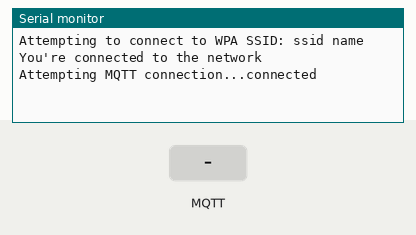
Bench run of a sketch on a simulated Arduino Mega 2560, built with avr-gcc and run on an emulated ATmega2560. Parts: the last lines printed to the serial monitor. The inputs (shaded band) are chosen by the test bench. WiFi joins after 1.5 s; servers stay silent unless stated; no MQTT or app messages arrive unless stated.

Above: at 2.7 s.
2.8 s: MQTT message "A" arrives on the first subscribed topic
At 3.8 s:
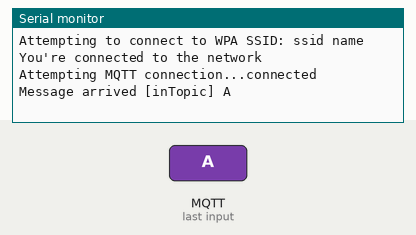
4.3 s: MQTT message "B" arrives on the first subscribed topic
At 4.9 s:
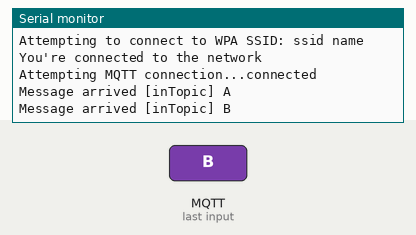
5.8 s: MQTT message "C" arrives on the first subscribed topic
At 7.0 s:
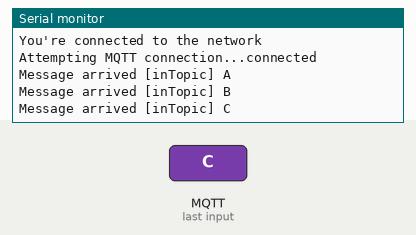
7.3 s: MQTT message "1" arrives on the first subscribed topic
At 8.4 s:
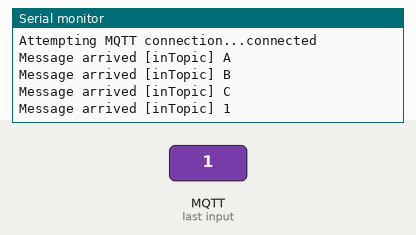
8.8 s: MQTT message "on" arrives on the first subscribed topic
At 9.5 s:
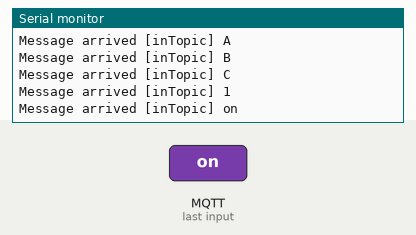
10.3 s: MQTT message "off" arrives on the first subscribed topic
At 10.7 s:
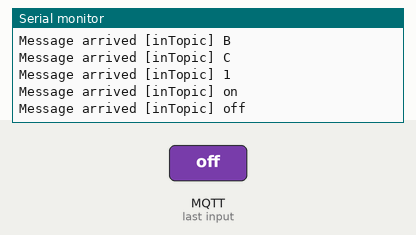

The sketch:

arduino_MQTT_WIFI_Client.ino
```cpp
#include "WiFiEsp.h"
#include "WiFiEspClient.h"
#include "SoftwareSerial.h"
#include "PubSubClient.h"

// Emulate Serial interface on pins 6/7 if not present
SoftwareSerial Serial1(6, 7); // RX, TX

// Wifi SSID config
char ssid[] = "ssid name";            // your network SSID (name)
char pass[] = "password";        // your network password
int status = WL_IDLE_STATUS;     // the Wifi radio's status

//MQTT broker IP (my machine's IP)
IPAddress server(192,168,0,100); // ESP8266 192.168.0.103

//Initialize the client object
WiFiEspClient espClient;
PubSubClient client(espClient);

//sample logic
int temp = 23;
char scale = 'A';
char tempS[10];

void setup()
{
  // initialize serial for debugging
  Serial.begin(115200);
  // initialize serial for ESP module
  Serial1.begin(9600);
  // initialize ESP module
  WiFi.init(&Serial1);

  // check for the presence of the shield
  if (WiFi.status() == WL_NO_SHIELD) {
    Serial.println("WiFi shield not present");
    // don't continue
    while (true);
  }

  // attempt to connect to WiFi network
  while ( status != WL_CONNECTED) {
    Serial.print("Attempting to connect to WPA SSID: ");
    Serial.println(ssid);
    // Connect to WPA/WPA2 network
    status = WiFi.begin(ssid, pass);
  }

  //You're connected now
  Serial.println("You're connected to the network");

  //connect to MQTT server
  client.setServer(server, 1883);
  client.setCallback(callback);
}

//print any message received for subscribed topic
void callback(char* topic, byte* payload, unsigned int length) {
  Serial.print("Message arrived [");
  Serial.print(topic);
  Serial.print("] ");
  for (int i=0;i<length;i++) {
    Serial.print((char)payload[i]);
  }
  Serial.println();
  scale = (char)payload[0];
}

void loop()
{
  // put your main code here, to run repeatedly:
  if (!client.connected()) {
    reconnect();
  }

  client.loop();

  client.subscribe("inTopic");

  if (scale == 'A') {
    temp = 1;
  }
  else if (scale == 'B') {
    temp = 10;
  }
  else if (scale == 'C') {
    temp = 100;
  }
  sprintf (tempS, "%03i", temp);
  client.publish("outTopic",tempS);


}

void reconnect() {
  // Loop until we're reconnected
  while (!client.connected()) {
    Serial.print("Attempting MQTT connection...");
    // Attempt to connect, just a name to identify the client
    if (client.connect("arduinoClient")) {
      Serial.println("connected");
      // Once connected, publish an announcement...
      client.publish("outTopic","hello world");
      // ... and resubscribe
      client.subscribe("inTopic");
    } else {
      Serial.print("failed, rc=");
      Serial.print(client.state());
      Serial.println(" try again in 5 seconds");
      // Wait 5 seconds before retrying
      delay(5000);
    }
  }
}
```

Measured:
- after the input at 2.8 s, the serial monitor: prints a new line at once (image 1)
- after the input at 4.3 s, the serial monitor: prints a new line at once (image 2)
- after the input at 5.8 s, the serial monitor: prints a new line at once (image 3)
- after the input at 7.3 s, the serial monitor: prints a new line at once (image 4)
- after the input at 8.8 s, the serial monitor: prints a new line at once (image 5)
- after the input at 10.3 s, the serial monitor: prints a new line at once (image 6)
